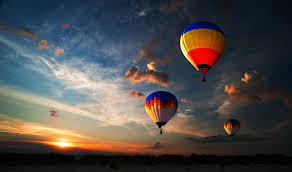
#> input picture images (1).jpeg, 292 x 172 px, found by its file name
$ python first.py
#> lines starting #> are read from the running program, lines starting #| are printed output that depends on the picture
import cv2
import numpy as np
# =============================================================================================================================================================================
#                           what is an image
# 3 type of image:
# 1. black and white : each cell is marked as 0,1 where 0 is white and 1 is black
# 2. grey scale photo : each cell is marked in between the 0 to 255 which show the shade of the grey where 0 is black and 255 is white and inbetween is shade of grey
# 3. color photo: shown in the representation of RGB where each of three is in the form of layer to each other. Red--> Green--> Blue
# each of it is scaled again in 0 to 255. where 0 is white and 255 is the black and in between is the shade of respected layer
# resolulation is the number of cells in row x colon
# ex. 1080 x 820
# =============================================================================================================================================================================

#                          reading the image
# read an image
img = cv2.imread("opencv\image\images (1).jpeg")
#> img is the input picture: shape (172, 292, 3); mean B, G, R 75.1, 76.3, 79.1
print(img)# this will show how the open cv see the image
#> (printed output is left out)
print(type(img))
#| <class 'numpy.ndarray'>
print(img.shape)#this will show what is the resolution and what type of image it is : (172, 292, 3)--> here the [172 x 292 --> is resolution|| 3 show the RGB](bxl)
#| (172, 292, 3)

# =========================================================================================================================================================================
# print image
cv2.imshow("bool", img)
cv2.waitKey(0)  #here the 0 show the infite time that the image will be there

# ========================================================================================================================================================

#                          converting the image to grayscale
img_gray = cv2.cvtColor(img, cv2.COLOR_BGR2GRAY)#cv2.cvtcolor(x, y):[x is the img and y is the type of image you want it to change it in]
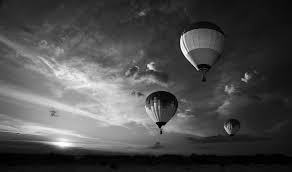
#> img_gray: shape (172, 292); min 0, max 255, mean 77
cv2.imshow("bool2", img_gray)
cv2.waitKey(0)
img[:,:,0] = 0#this is use to display the choised layer of the Rgb
cv2.imshow("l",img)
cv2.waitKey(0)

# ========================================================================================================================================================

#                          image resizing
image_resize = cv2.resize(img,(550, 450))#increasing the size by puting the number where 550 = lenght, 450 = height
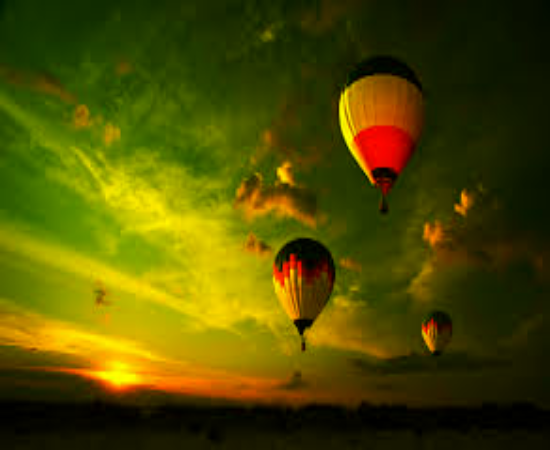
#> image_resize: shape (450, 550, 3); mean B, G, R 0, 76.2, 79
print(image_resize.shape)
#| (450, 550, 3)
cv2.imshow("hooo", image_resize)
cv2.waitKey(0)
img_resize = cv2.resize(img,(img.shape[1]*5, img.shape[0]*1))
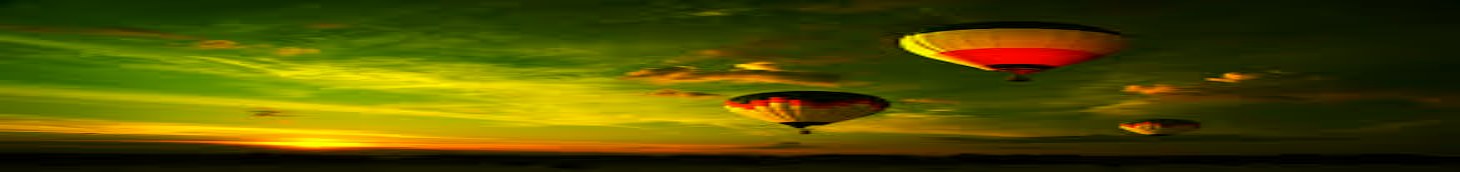
#> img_resize: shape (172, 1460, 3); mean B, G, R 0, 76.3, 79.1
cv2.imshow("hooo", img_resize)
cv2.waitKey(0)

# ========================================================================================================================================================
#                        fliping the image
hey_img = cv2.flip(img, 00)
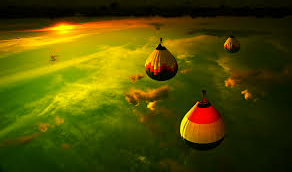
#> hey_img: shape (172, 292, 3); mean B, G, R 0, 76.3, 79.1
# flip code : 0 [makes the photo upside down]
# flip code : 1 or anyother number [makes the photo flip in the horizontal axis]
# filp code : -1 [combination of 1 and 0]
cv2.imshow("hooo", hey_img)
cv2.waitKey(0)


# ========================================================================================================================================================

#                           cropping the image
img_crop = img[100:300,200:500]#[x ,y]x = heigh, y  = breatth
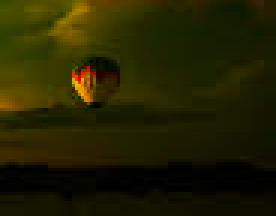
#> img_crop: shape (72, 92, 3) (shown 3 times larger); mean B, G, R 0, 33.7, 35.6
cv2.imshow("window", img_crop)
cv2.waitKey(0)

# ========================================================================================================================================================
#                           enhanceing the image
median = cv2.medianBlur(img, 5)
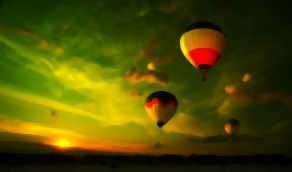
#> median: shape (172, 292, 3); mean B, G, R 0, 76, 78.7
cv2.imshow("hey",median)
cv2.waitKey(0)


# ========================================================================================================================================================

#                            drawing shapes and text on image
img3 = np.zeros((512,512,3))
# rectangle || giving the pt1 for the one point of the rectangle and pt2 for the point diagonal to it.
cv2.rectangle(img3, pt1 = (100,100), pt2 = (300, 300), color= (255,0,0), thickness=-3)#boreder in positive will make outline and border -1 will comple colored box
# circle
cv2.circle(img3, center = (100,400), radius= 50, color=(0,0,255), thickness=3)
# line
cv2.line(img3, pt1 = (0,0), pt2=(512, 512), color=(0,255,0), thickness=1)
# text
cv2.putText(img3,text="hey well",fontFace=cv2.FONT_HERSHEY_COMPLEX, org=(100,400), fontScale= 4, color=(0,255,0), thickness=4, lineType=cv2.LINE_AA)
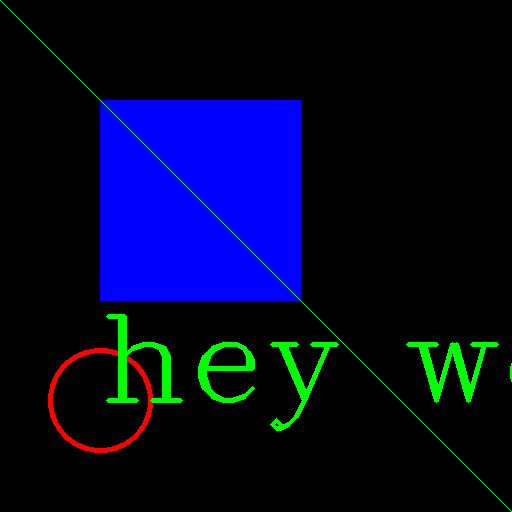
#> img3: shape (512, 512, 3) float64; mean of channels 0, 1, 2 39.1, 6.3, 1.5; drawn as B, G, R
cv2.imshow("____", img3)
cv2.waitKey(0)

# ========================================================================================================================================================

#                            working with the open cv events

drawing = False
ix = -1
iy = -1
def draw(event, x, y, flags, params):#event{tell you the value associated with your event}, (x,y){tell you the position of your cursor on window}
    # print(event)
    #here event have 3 values :  0 : when the mouse is hovering the window
    #                            1 : when the click event gets completed on the window
    #                            4: when the click happend on the window
    global drawing, ix, iy

    if event == 1:
        drawing = True
        ix = x
        iy = y

    elif event  == 0:
        if drawing == True:
            cv2.rectangle(img, pt1 = (ix, iy),pt2 = (x,y), color=(0, 255,255), thickness=1)

    if event == 4:
        drawing = False
        cv2.rectangle(img, pt1 = (ix, iy),pt2 = (x,y), color=(0, 255,255), thickness=1)


cv2.namedWindow("window")#you have to tell what window name have you given like here i have taken window
cv2.setMouseCallback("window", draw)

img = np.zeros((1012,1012,3))

while True:
    cv2.imshow("window",img)
    if cv2.waitKey(1) & 0xFF == ord('x'):#0xFF == ord("x"){tell that if you press the x key then}
#> (key x is pressed here)
        break
cv2.destroyAllWindows()#closing all the tabs of image

# ========================================================================================================================================================
#                                croping out the selected sector


img = cv2.imread(r"C:\Users\shubh\OneDrive\Desktop\workspace\opencv\image\images.jpeg")
flag = False
ix = -1
iy = -1
def crop(event, x, y, flags, params):
    global flag, ix, iy
    if event == 1:
        flag = True
        ix = x
        iy = y
    # elif  event == 0:
    #     if flag == True:
    #         cv2.rectangle(img, pt1=(ix, iy), pt2 = (x, y), thickness=1, color=(0,0,0))
    elif event == 4:
        fx = x
        fy = y
        flag = False
        cv2.rectangle(img, pt1 = (ix, iy),pt2 = (x,y), color=(0,0,0), thickness=1)
        chop = img[iy:fy, ix:fx]
        cv2.imshow("new", chop)
        cv2.waitKey(0)


cv2.namedWindow(winname="window")
cv2.setMouseCallback("window", crop)


while True:
    cv2.imshow("window",img)
    if cv2.waitKey(1) & 0xFF == ord("x"):
#> (key x is pressed here)
        break
cv2.destroyAllWindows()
